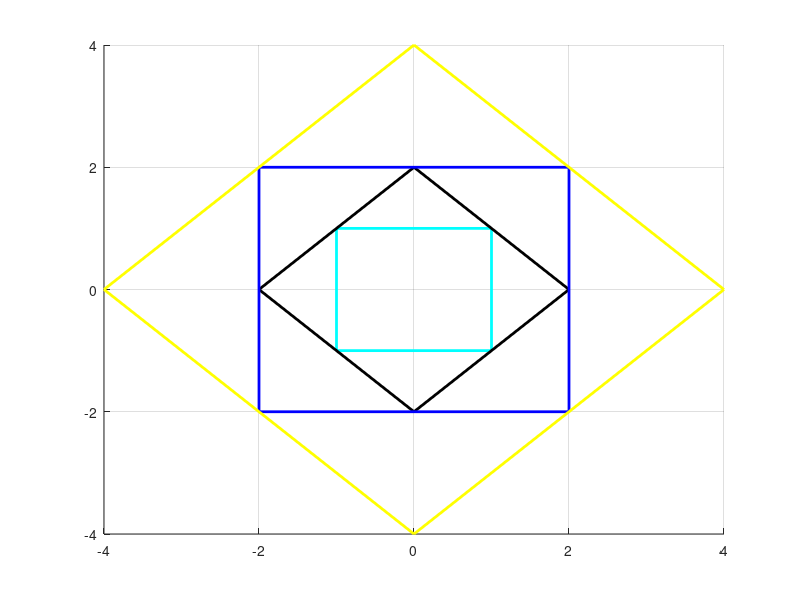

MATLAB code for this plot:
clc
clear
hold on
x=[-1,-1,1,1,-1];
y=[-1,1,1,-1,-1];
plot(x,y,'c','LineWidth',2)
x=[0,2,0,-2,0];
y=[2,0,-2,0,2];
plot(x,y,'k','LineWidth',2)
x=[-2,-2,2,2,-2];
y=[-2,2,2,-2,-2];
plot(x,y,'b','LineWidth',2)
x=[0,4,0,-4,0];
y=[4,0,-4,0,4];
plot(x,y,'y','LineWidth',2)
grid on